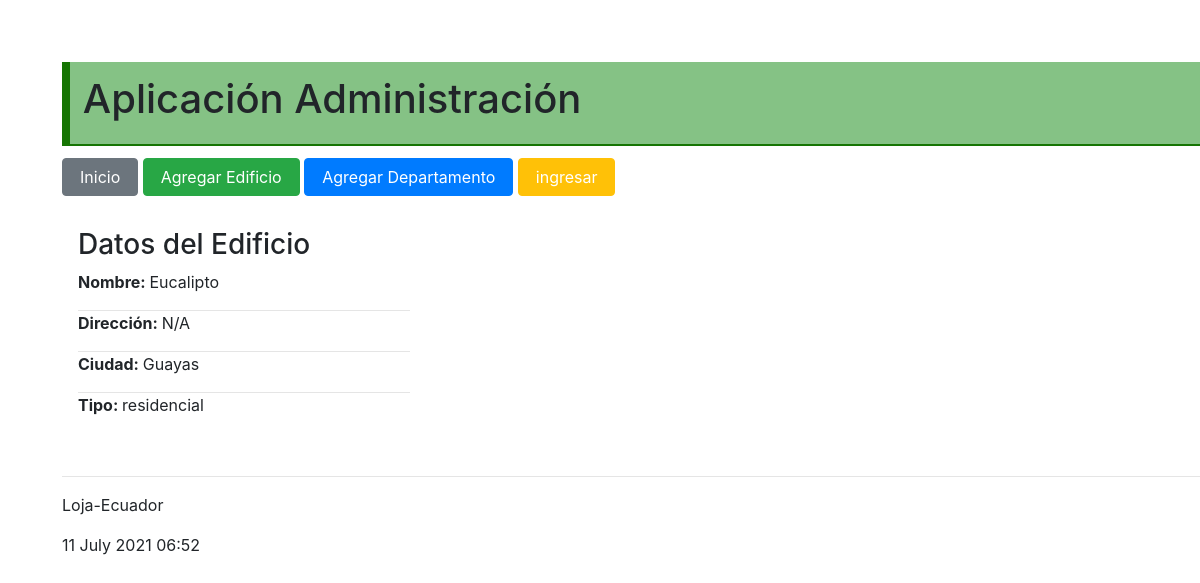
Page /edificio/5 on the committed database.
### administrativo/models.py (models this page shows, shortened)
class Edificio(models.Model):
    tipo_edificio = (
        ('residencial', 'Residencial'),
        ('comercial', 'Comercial'),
        )
    nombre = models.CharField(max_length=30)
    direccion = models.CharField(max_length=50)
    ciudad = models.CharField(max_length=30)
    tipo = models.CharField("Tipo Edificio",max_length=30, \
            choices=tipo_edificio)

### administrativo/views.py (the view)
# urls.py: path('edificio/<int:id>', views.obtener_edificio,
def obtener_edificio(request, id):
    edificio = Edificio.objects.get(pk=id)
    informacion_template = {'edificio': edificio}
    return render(request, 'obtener_edificio.html', informacion_template)

### administrativo/templates/obtener_edificio.html
{% extends "master.html" %}
{% block content %}
<div class="datosEdificio">
    <h3>Datos del Edificio</h3>
    <p><b>Nombre: </b>{{edificio.nombre}}</p>
    <hr>
    <p><b>Dirección: </b>{{edificio.direccion}}</p>
    <hr>
    <p><b>Ciudad: </b>{{edificio.ciudad}}</p>
    <hr>
    <p><b>Tipo: </b>{{edificio.tipo}}</p>
    <br/>
</div>
<hr>
{% endblock %}

### administrativo/static/css/estilos.css (style rules this page uses)
body { background: #FEFEFD; padding: 30px; }
.datosEdificio { margin: 1.2em 1em; }
.datosEdificio hr { width: 30%; margin: 0em; }

### rows in the picture
Edificio: nombre "Eucalipto", direccion "N/A", ciudad "Guayas", tipo "residencial"
